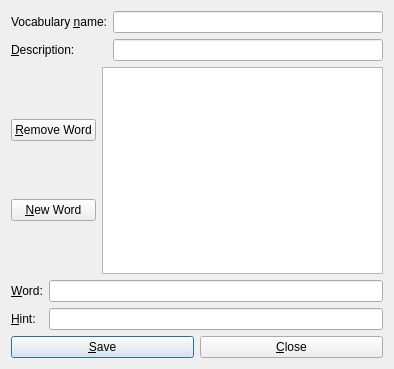
<ui version="4.0" >
 <class>VocabEditWidget</class>
 <widget class="QDialog" name="VocabEditWidget" >
  <property name="geometry" >
   <rect>
    <x>0</x>
    <y>0</y>
    <width>394</width>
    <height>369</height>
   </rect>
  </property>
  <property name="windowTitle" >
   <string>Vocabulary Editor</string>
  </property>
  <layout class="QGridLayout" >
   <property name="leftMargin" >
    <number>11</number>
   </property>
   <property name="topMargin" >
    <number>11</number>
   </property>
   <property name="rightMargin" >
    <number>11</number>
   </property>
   <property name="bottomMargin" >
    <number>11</number>
   </property>
   <property name="horizontalSpacing" >
    <number>6</number>
   </property>
   <property name="verticalSpacing" >
    <number>6</number>
   </property>
   <item row="0" column="0" >
    <layout class="QGridLayout" >
     <property name="leftMargin" >
      <number>0</number>
     </property>
     <property name="topMargin" >
      <number>0</number>
     </property>
     <property name="rightMargin" >
      <number>0</number>
     </property>
     <property name="bottomMargin" >
      <number>0</number>
     </property>
     <property name="horizontalSpacing" >
      <number>6</number>
     </property>
     <property name="verticalSpacing" >
      <number>6</number>
     </property>
     <item row="1" column="0" >
      <layout class="QHBoxLayout" >
       <property name="spacing" >
        <number>6</number>
       </property>
       <property name="leftMargin" >
        <number>0</number>
       </property>
       <property name="topMargin" >
        <number>0</number>
       </property>
       <property name="rightMargin" >
        <number>0</number>
       </property>
       <property name="bottomMargin" >
        <number>0</number>
       </property>
       <item>
        <widget class="QPushButton" name="btnSave" >
         <property name="text" >
          <string>&amp;Save</string>
         </property>
        </widget>
       </item>
       <item>
        <widget class="QPushButton" name="btnClose" >
         <property name="text" >
          <string>&amp;Close</string>
         </property>
        </widget>
       </item>
      </layout>
     </item>
     <item row="0" column="0" >
      <layout class="QVBoxLayout" >
       <property name="spacing" >
        <number>6</number>
       </property>
       <property name="leftMargin" >
        <number>0</number>
       </property>
       <property name="topMargin" >
        <number>0</number>
       </property>
       <property name="rightMargin" >
        <number>0</number>
       </property>
       <property name="bottomMargin" >
        <number>0</number>
       </property>
       <item>
        <layout class="QGridLayout" >
         <property name="leftMargin" >
          <number>0</number>
         </property>
         <property name="topMargin" >
          <number>0</number>
         </property>
         <property name="rightMargin" >
          <number>0</number>
         </property>
         <property name="bottomMargin" >
          <number>0</number>
         </property>
         <property name="horizontalSpacing" >
          <number>6</number>
         </property>
         <property name="verticalSpacing" >
          <number>6</number>
         </property>
         <item row="1" column="0" >
          <widget class="QLabel" name="textLabel2" >
           <property name="whatsThis" >
            <string>The description of the vocabulary. If you are creating a new vocabulary, add a description so that users of your vocabulary will know what kinds of words it contains.</string>
           </property>
           <property name="text" >
            <string>&amp;Description:</string>
           </property>
           <property name="buddy" >
            <cstring>txtDescription</cstring>
           </property>
          </widget>
         </item>
         <item row="0" column="1" >
          <widget class="QLineEdit" name="txtVocabName" />
         </item>
         <item row="0" column="0" >
          <widget class="QLabel" name="textLabel1" >
           <property name="whatsThis" >
            <string>The name of the vocabulary you are editing.</string>
           </property>
           <property name="text" >
            <string>Vocabulary &amp;name:</string>
           </property>
           <property name="buddy" >
            <cstring>txtVocabName</cstring>
           </property>
          </widget>
         </item>
         <item row="1" column="1" >
          <widget class="QLineEdit" name="txtDescription" />
         </item>
        </layout>
       </item>
       <item>
        <layout class="QHBoxLayout" >
         <property name="spacing" >
          <number>6</number>
         </property>
         <property name="leftMargin" >
          <number>0</number>
         </property>
         <property name="topMargin" >
          <number>0</number>
         </property>
         <property name="rightMargin" >
          <number>0</number>
         </property>
         <property name="bottomMargin" >
          <number>0</number>
         </property>
         <item>
          <layout class="QVBoxLayout" >
           <property name="spacing" >
            <number>6</number>
           </property>
           <property name="leftMargin" >
            <number>0</number>
           </property>
           <property name="topMargin" >
            <number>0</number>
           </property>
           <property name="rightMargin" >
            <number>0</number>
           </property>
           <property name="bottomMargin" >
            <number>0</number>
           </property>
           <item>
            <widget class="QPushButton" name="btnRemoveWord" >
             <property name="whatsThis" >
              <string>Removes the selected word.</string>
             </property>
             <property name="text" >
              <string>&amp;Remove Word</string>
             </property>
            </widget>
           </item>
           <item>
            <widget class="QPushButton" name="btnNewWord" >
             <property name="whatsThis" >
              <string>Creates a new word.</string>
             </property>
             <property name="text" >
              <string>&amp;New Word</string>
             </property>
            </widget>
           </item>
          </layout>
         </item>
         <item>
          <widget class="QListWidget" name="lboxWords" >
           <property name="whatsThis" >
            <string>The list of words in the vocabulary.</string>
           </property>
          </widget>
         </item>
        </layout>
       </item>
       <item>
        <layout class="QGridLayout" >
         <property name="leftMargin" >
          <number>0</number>
         </property>
         <property name="topMargin" >
          <number>0</number>
         </property>
         <property name="rightMargin" >
          <number>0</number>
         </property>
         <property name="bottomMargin" >
          <number>0</number>
         </property>
         <property name="horizontalSpacing" >
          <number>6</number>
         </property>
         <property name="verticalSpacing" >
          <number>6</number>
         </property>
         <item row="0" column="0" >
          <widget class="QLabel" name="textLabel3" >
           <property name="whatsThis" >
            <string>The selected word. This box allows you to edit the selected word.</string>
           </property>
           <property name="text" >
            <string>&amp;Word:</string>
           </property>
           <property name="buddy" >
            <cstring>txtWord</cstring>
           </property>
          </widget>
         </item>
         <item row="1" column="1" >
          <widget class="QLineEdit" name="txtHint" />
         </item>
         <item row="0" column="1" >
          <widget class="QLineEdit" name="txtWord" />
         </item>
         <item row="1" column="0" >
          <widget class="QLabel" name="textLabel4" >
           <property name="whatsThis" >
            <string>The selected hint. Add a hint to aid in guessing the word.</string>
           </property>
           <property name="text" >
            <string>&amp;Hint:</string>
           </property>
           <property name="buddy" >
            <cstring>txtHint</cstring>
           </property>
          </widget>
         </item>
        </layout>
       </item>
      </layout>
     </item>
    </layout>
   </item>
  </layout>
 </widget>
  <tabstops>
  <tabstop>txtVocabName</tabstop>
  <tabstop>txtDescription</tabstop>
  <tabstop>btnRemoveWord</tabstop>
  <tabstop>btnNewWord</tabstop>
  <tabstop>txtWord</tabstop>
  <tabstop>txtHint</tabstop>
  <tabstop>btnSave</tabstop>
  <tabstop>btnClose</tabstop>
 </tabstops>
 <resources/>
 <connections/>
</ui>
